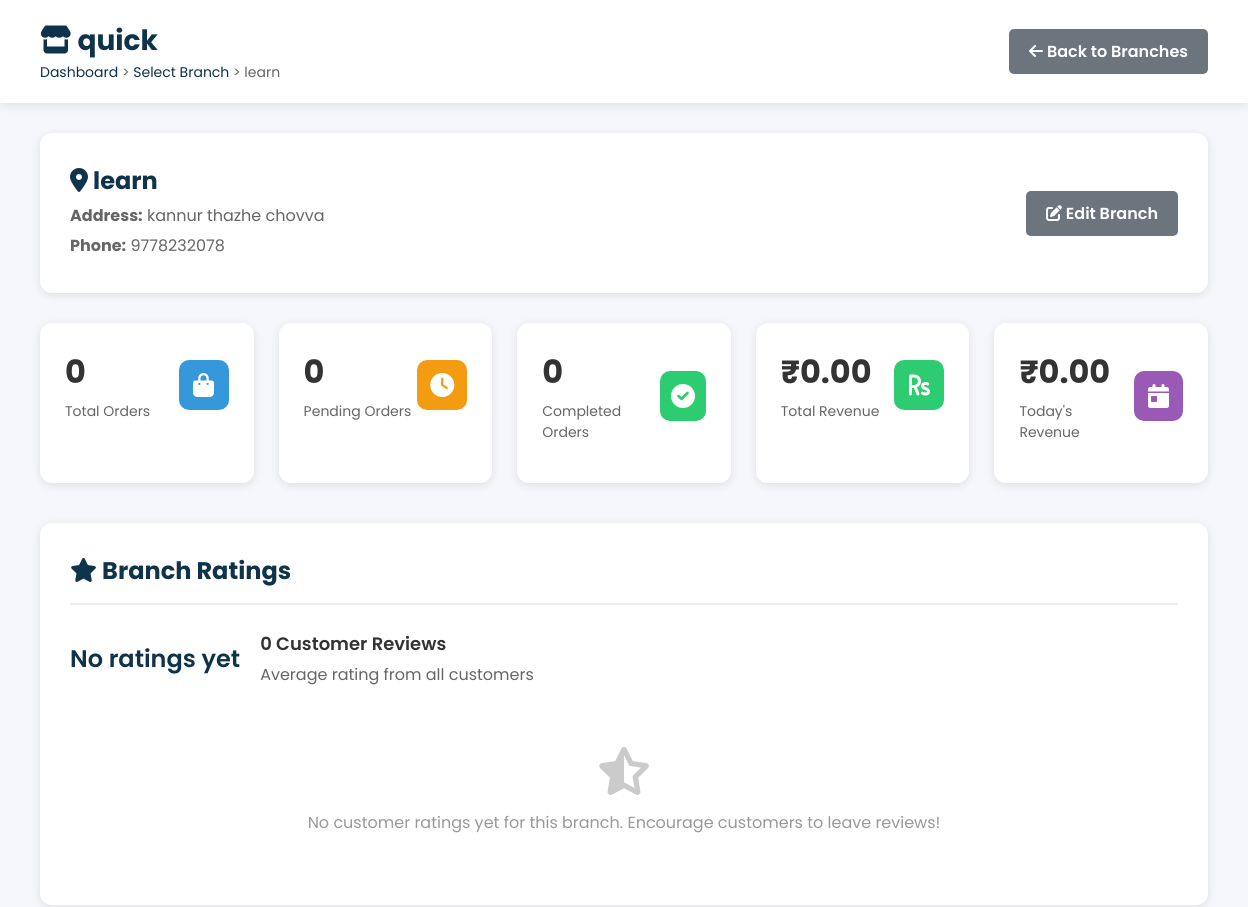
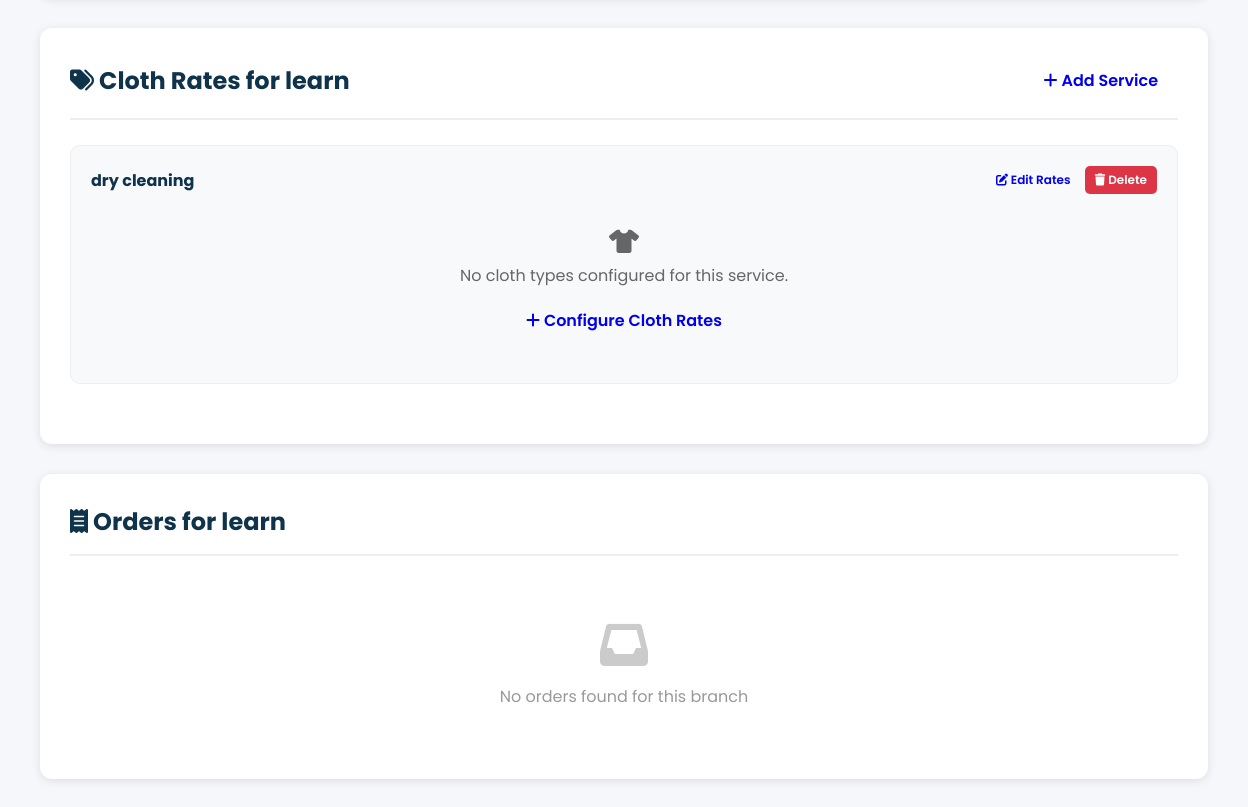
The page /shop/branch/6/orders/ (signed in) on the database as committed earlier (2 pictures, top to bottom).
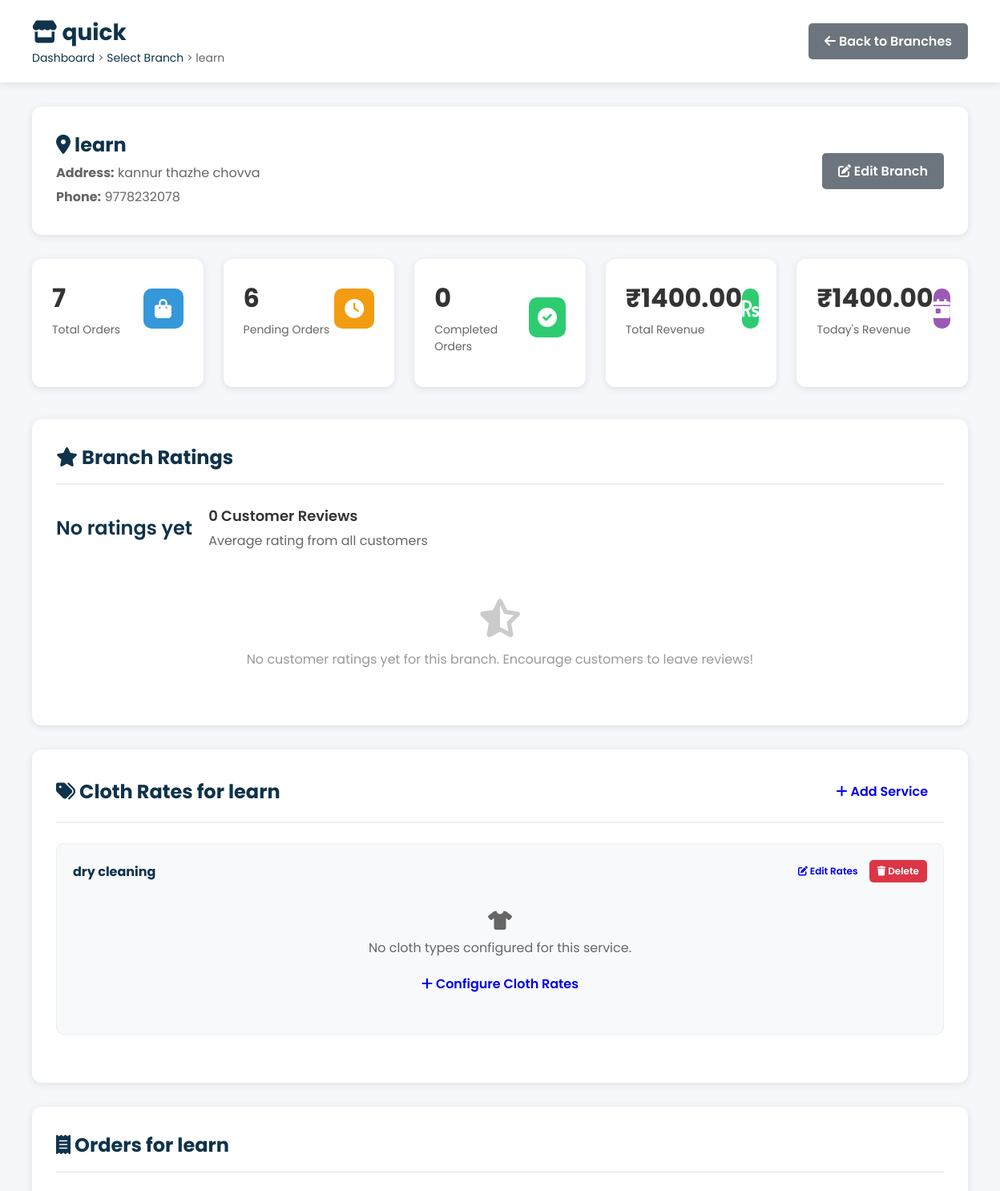
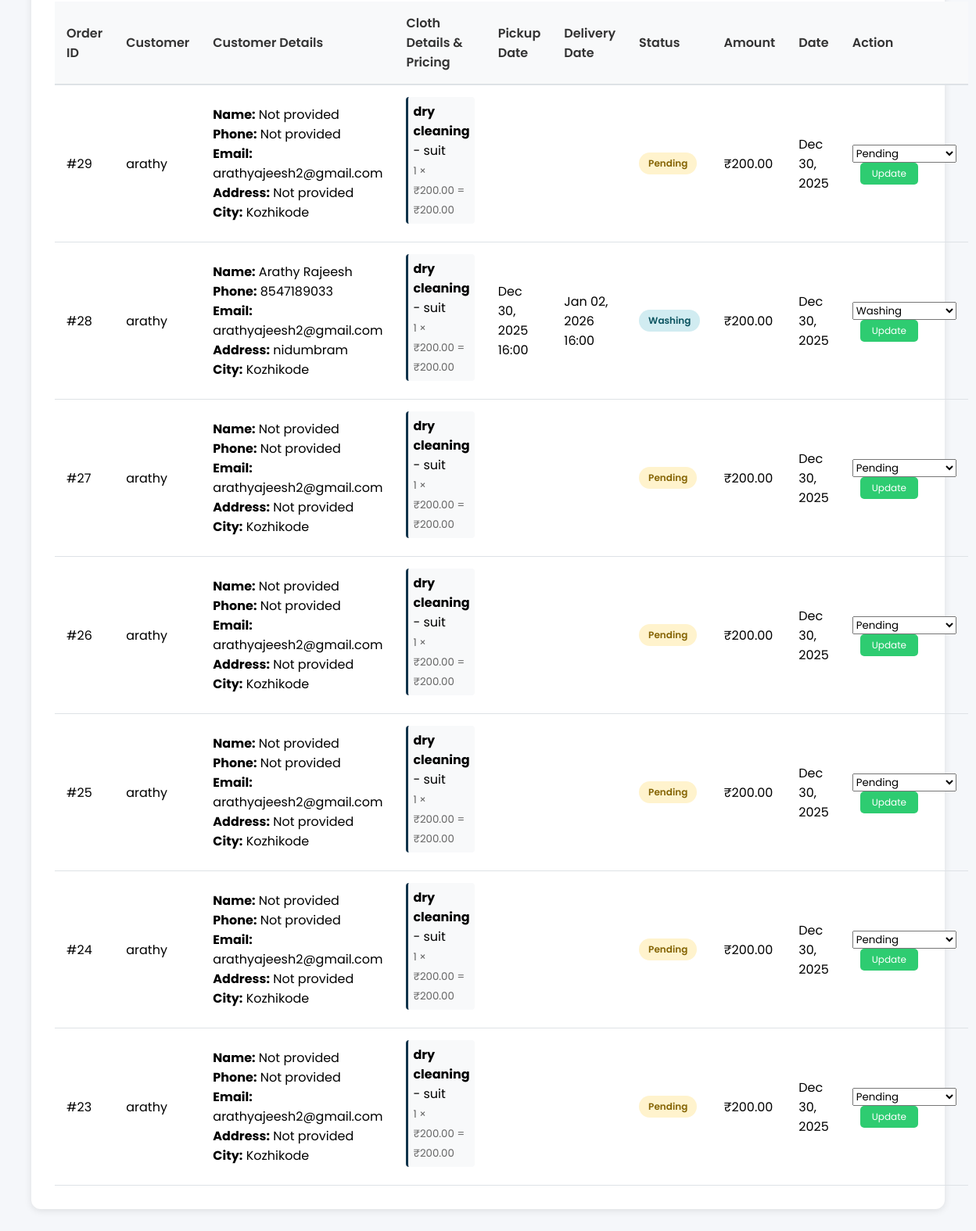
The same page on the database as committed later (2 pictures, top to bottom).
### shop/models.py (models this page shows, shortened)
class Service(models.Model):
    branch = models.ForeignKey(Branch, on_delete=models.CASCADE, related_name='services')
    name = models.CharField(max_length=100)
    price = models.DecimalField(max_digits=10, decimal_places=2, blank=True, null=True)
    cloths = models.ManyToManyField('Cloth', blank=True, related_name='services')
    created_at = models.DateTimeField(default=timezone.now)
    class Meta:
        unique_together = ('branch', 'name')

class Order(models.Model):
    STATUS_CHOICES = [
        ('Pending', 'Pending'),
        ('Washing', 'Washing'),
        ('Drying', 'Drying'),
        ('Ironing', 'Ironing'),
        ('Ready', 'Ready for Pickup'),
        ('Completed', 'Completed'),
    ]
    PAYMENT_CHOICES = [
        ('Pending', 'Pending'),
        ('Completed', 'Completed'),
    ]
    user = models.ForeignKey(User, on_delete=models.CASCADE)
    shop = models.ForeignKey(LaundryShop, on_delete=models.CASCADE)
    branch = models.ForeignKey(Branch, on_delete=models.CASCADE, blank=True, null=True)
    amount = models.DecimalField(max_digits=10, decimal_places=2)
    cloth_status = models.CharField(max_length=20, choices=STATUS_CHOICES, default='Pending')
    payment_status = models.CharField(max_length=20, choices=PAYMENT_CHOICES, default='Pending')
    pickup_date = models.DateTimeField(blank=True, null=True)
    delivery_date = models.DateTimeField(blank=True, null=True)
    delivery_name = models.CharField(max_length=100, blank=True)
    delivery_address = models.TextField(blank=True)
    delivery_phone = models.CharField(max_length=15, blank=True)
    special_instructions = models.TextField(blank=True)
    created_at = models.DateTimeField(default=timezone.now)
    delay_notified = models.BooleanField(default=False)
    thank_you_sent = models.BooleanField(default=False)
    platform_commission = models.DecimalField(max_digits=10, decimal_places=2, default=0, help_text="Platform commission amount")
    shop_amount = models.DecimalField(max_digits=10, decimal_places=2, default=0, help_text="Amount to be transferred to shop")
    razorpay_payment_id = models.CharField(max_length=100, blank=True, null=True, help_text="Razorpay payment ID")
    razorpay_order_id = models.CharField(max_length=100, blank=True, null=True, help_text="Razorpay order ID")
    transfer_id = models.CharField(max_length=100, blank=True, null=True, help_text="Razorpay transfer ID to shop")
    transfer_status = models.CharField(max_length=50, default='Pending', help_text="Status of transfer to shop")

class Profile(models.Model):
    user = models.OneToOneField(User, on_delete=models.CASCADE)
    full_name = models.CharField(max_length=100, blank=True)
    phone = models.CharField(max_length=15, blank=True)
    profile_image = CloudinaryField('image', blank=True, null=True)
    city = models.CharField(max_length=100, blank=True)
    latitude = models.FloatField(blank=True, null=True)
    longitude = models.FloatField(blank=True, null=True)
    email_verified = models.BooleanField(default=False)
    notifications_enabled = models.BooleanField(default=True)
    login_email_sent = models.BooleanField(default=False)

class Cloth(models.Model):
    name = models.CharField(max_length=100, unique=True)
    created_at = models.DateTimeField(default=timezone.now)

class ServiceClothPrice(models.Model):
    service = models.ForeignKey(Service, on_delete=models.CASCADE, related_name='cloth_prices')
    cloth = models.ForeignKey(Cloth, on_delete=models.CASCADE, related_name='service_prices')
    price = models.DecimalField(max_digits=10, decimal_places=2, help_text="Price for this cloth type in this service")
    class Meta:
        unique_together = ('service', 'cloth')

### shop/views.py (the view)
# urls.py: path("shop/branch/<int:branch_id>/orders/", views.branch_orders, name="branch_orders"),
@shop_login_required
def branch_orders(request, branch_id):
    shop_id = request.session.get('shop_id')
    shop = get_object_or_404(LaundryShop, id=shop_id)
    branch = get_object_or_404(Branch, id=branch_id, shop=shop)
    branch_orders = Order.objects.filter(branch=branch).order_by('-created_at')
    total_orders = branch_orders.count()
    pending_orders = branch_orders.filter(cloth_status="Pending").count()
    washing_orders = branch_orders.filter(cloth_status="Washing").count()
    drying_orders = branch_orders.filter(cloth_status="Drying").count()
    ironing_orders = branch_orders.filter(cloth_status="Ironing").count()
    ready_orders = branch_orders.filter(cloth_status="Ready").count()
    completed_orders = branch_orders.filter(cloth_status="Completed").count()
    total_revenue = branch_orders.aggregate(total=Sum('amount'))['total'] or 0
    today_revenue = branch_orders.filter(
        created_at__date=datetime.now().date()
    ).aggregate(total=Sum('amount'))['total'] or 0
    recent_orders = branch_orders.select_related('user').prefetch_related('order_items__service__cloth_prices', 'order_items__cloth')[:20]  # Show more orders on branch page
    services = branch.services.prefetch_related('cloths', 'cloth_prices').all()
    for service in services:
        cloth_prices_dict = {}
        for cloth_price in service.cloth_prices.all():
            cloth_prices_dict[cloth_price.cloth.id] = cloth_price.price
        for cloth in service.cloths.all():
            cloth.price = cloth_prices_dict.get(cloth.id)
    for order in recent_orders:
        order.cloth_pricing_details = []
        for item in order.order_items.all():
            cloth_price_obj = ServiceClothPrice.objects.filter(service=item.service, cloth=item.cloth).first()
            cloth_price = cloth_price_obj.price if cloth_price_obj else 0
            order.cloth_pricing_details.append({
                'service_name': item.service.name,
                'cloth_name': item.cloth.name,
                'quantity': item.quantity,
                'unit_price': cloth_price,
                'total_price': cloth_price * item.quantity
            })
    context = {
        'shop': shop,
        'branch': branch,
        'total_orders': total_orders,
        'pending_orders': pending_orders,
        'washing_orders': washing_orders,
        'drying_orders': drying_orders,
        'ironing_orders': ironing_orders,
        'ready_orders': ready_orders,
        'completed_orders': completed_orders,
        'total_revenue': total_revenue,
        'today_revenue': today_revenue,
        'recent_orders': recent_orders,
        'services': services,
    }
    return render(request, 'branch_orders.html', context)

### shop/views.py (called while the page is built)
def is_shop_logged_in(request):
    return 'shop_id' in request.session

def shop_login_required(view_func):
    from functools import wraps
    @wraps(view_func)
    def wrapper(request, *args, **kwargs):
        if not is_shop_logged_in(request):
            messages.error(request, "Please login to access this page")
            return redirect("shop_login")
        return view_func(request, *args, **kwargs)
    return wrapper

### shop/templates/branch_orders.html (shortened to what the changed rows need)
{% load static %}
<!DOCTYPE html>
<html lang="en">
<head>
    <link rel="stylesheet" href="https://cdnjs.cloudflare.com/ajax/libs/font-awesome/6.0.0-beta3/css/all.min.css">
</head>
<body>
    <div class="header">
        <div>
            <h1><i class="fas fa-store"></i> {{ shop.name }}</h1>
        </div>
    </div>
    <div class="container">
        <div class="branch-info">
            <div class="branch-details">
                <h2><i class="fas fa-map-marker-alt"></i> {{ branch.name }}</h2>
            </div>
        </div>
        <div class="stats-grid">
            <div class="stat-card">
                <div class="stat-card-header">
                    <div>
                        <div class="stat-card-value">{{ total_orders }}</div>
                        <div class="stat-card-label">Total Orders</div>
                    </div>
                </div>
            </div>
            <div class="stat-card">
                <div class="stat-card-header">
                    <div>
                        <div class="stat-card-value">{{ pending_orders }}</div>
                        <div class="stat-card-label">Pending Orders</div>
                    </div>
                </div>
            </div>
            <div class="stat-card">
                <div class="stat-card-header">
                    <div>
                        <div class="stat-card-value">₹{{ total_revenue|floatformat:2 }}</div>
                        <div class="stat-card-label">Total Revenue</div>
                    </div>
                </div>
            </div>
            <div class="stat-card">
                <div class="stat-card-header">
                    <div>
                        <div class="stat-card-value">₹{{ today_revenue|floatformat:2 }}</div>
                        <div class="stat-card-label">Today's Revenue</div>
                    </div>
                </div>
            </div>
        </div>
        <div class="dashboard-section">
            <div class="section-header">
                <h2><i class="fas fa-star"></i> Branch Ratings</h2>
            </div>
        </div>
        <div class="dashboard-section">
            <div class="section-header">
                <h2><i class="fas fa-tags"></i> Cloth Rates for {{ branch.name }}</h2>
            </div>
            {% if branch.services.all %}
                {% for service in branch.services.all %}
                <div style="margin-bottom: 30px; padding: 20px; border: 1px solid #eee; border-radius: 10px; background: #f8f9fa;">
                    <div style="display: flex; justify-content: space-between; align-items: center; margin-bottom: 15px;">
                        <h4 style="color: var(--primary-color); margin: 0;">{{ service.name }}</h4>
                        <div>
                            <a href="{% url 'edit_service' service.id %}" class="btn btn-primary" style="padding: 5px 10px; font-size: 12px;">
                                <i class="fas fa-edit"></i> Edit Rates
                            </a>
                            <form method="post" action="{% url 'delete_service' service.id %}" style="display: inline;" onsubmit="return confirm('Are you sure you want to delete this service?')">
                                <button type="submit" class="btn btn-secondary" style="padding: 5px 10px; font-size: 12px; background: #dc3545;">
                                    <i class="fas fa-trash"></i> Delete
                                </button>
                            </form>
                        </div>
                    </div>
                    {% if service.cloths.all %}
                        <div style="display: grid; grid-template-columns: repeat(auto-fit, minmax(200px, 1fr)); gap: 15px;">
                            {% for cloth in service.cloths.all %}
                                <div style="background: white; padding: 15px; border-radius: 8px; border: 1px solid #ddd; text-align: center;">
                                    <div style="font-weight: 600; color: var(--primary-color); margin-bottom: 8px;">{{ cloth.name }}</div>
                                    <div style="font-size: 18px; font-weight: 700; color: var(--accent-color);">
                                        {% if cloth.price %}
                                            ₹{{ cloth.price|floatformat:2 }}
                                        {% else %}
                                            <span style="color: #999; font-size: 14px;">Not set</span>
                                        {% endif %}
                                    </div>
                                    <div style="font-size: 12px; color: #666; margin-top: 5px;">per cloth</div>
                                </div>
                            {% endfor %}
                        </div>
                    {% else %}
                        <div style="text-align: center; padding: 20px; color: #666;">
                            <i class="fas fa-tshirt" style="font-size: 24px; margin-bottom: 10px;"></i>
                            <p>No cloth types configured for this service.</p>
                            <a href="{% url 'edit_service' service.id %}" class="btn btn-primary" style="margin-top: 10px;">
                                <i class="fas fa-plus"></i> Configure Cloth Rates
                            </a>
                        </div>
                    {% endif %}
                </div>
                {% endfor %}
            {% endif %}
        </div>
        <div class="dashboard-section">
            <div class="section-header">
                <h2><i class="fas fa-receipt"></i> Orders for {{ branch.name }}</h2>
            </div>
            {% if recent_orders %}
            <table class="data-table">
                <thead>
                    <tr>
                        <th>Order ID</th>
                        <th>Customer</th>
                        <th>Customer Details</th>
                        <th>Cloth Details & Pricing</th>
                        <th>Pickup Date</th>
                        <th>Delivery Date</th>
                        <th>Status</th>
                        <th>Amount</th>
                        <th>Date</th>
                        <th>Action</th>
                    </tr>
                </thead>
                <tbody>
                    {% for order in recent_orders %}
                    <tr>
                        <td>#{{ order.id }}</td>
                        <td>{{ order.user.username }}</td>
                        <td>
                            <strong>Name:</strong> {{ order.delivery_name|default:"Not provided" }}<br>
                            <strong>Phone:</strong> {{ order.delivery_phone|default:"Not provided" }}<br>
                            <strong>Email:</strong> {{ order.user.email }}<br>
                            <strong>Address:</strong> {{ order.delivery_address|default:"Not provided"|truncatechars:30 }}<br>
                            <strong>City:</strong> {{ order.user.profile.city|default:"Not provided" }}
                        </td>
                        <td>
                            {% for detail in order.cloth_pricing_details %}
                                <div style="margin-bottom: 8px; padding: 6px; background: #f8f9fa; border-radius: 4px; border-left: 3px solid var(--primary-color);">
                                    <strong>{{ detail.service_name }}</strong> - {{ detail.cloth_name }}<br>
                                    <small style="color: #666;">
                                        {{ detail.quantity }} × ₹{{ detail.unit_price|floatformat:2 }} = ₹{{ detail.total_price|floatformat:2 }}
                                    </small>
                                </div>
                            {% empty %}
                                <span style="color: #999;">No cloth details available</span>
                            {% endfor %}
                        </td>
                        <td>{{ order.pickup_date|date:"M d, Y H:i" }}</td>
                        <td>{{ order.delivery_date|date:"M d, Y H:i" }}</td>
                        <td>
                            <span class="status-badge status-{{ order.cloth_status|lower }}">{{ order.cloth_status }}</span>
                        </td>
                        <td>₹{{ order.amount|floatformat:2 }}</td>
                        <td>{{ order.created_at|date:"M d, Y" }}</td>
                        <td>
                            <select class="status-select" id="status-{{ order.id }}">
                                <option value="Pending" {% if order.cloth_status == "Pending" %}selected{% endif %}>Pending</option>
                                <option value="Washing" {% if order.cloth_status == "Washing" %}selected{% endif %}>Washing</option>
                            </select>
                            <button class="update-btn" onclick="updateOrderStatus({{ order.id }})">
                                Update
                            </button>
                        </td>
                    </tr>
                    {% endfor %}
                </tbody>
            </table>
            {% else %}
            <div class="empty-state">
                <i class="fas fa-inbox"></i>
                <p>No orders found for this branch</p>
            </div>
            {% endif %}
        </div>
    </div>
</body>
</html>

Rows that differ between the two databases and show on the page:
added Order: id "29", user.username "arathy", delivery_name "Not provided", delivery_phone "Not provided", user.email "arathyajeesh2@gmail.com", delivery_address "Not provided", user.profile.city "Kozhikode", {{ detail.service_name }} "dry cleaning", quantity "1", total_price "200.00", cloth_status "Pending", amount "200.00", created_at "Dec 30, 2025", cloth_status+id "Pending"
now on this page (row unchanged): Cloth: cloth_name "suit" "suit" "suit" "suit" "suit" "suit" "suit"
now on this page (row unchanged): ServiceClothPrice: unit_price "200.00" "200.00" "200.00" "200.00" "200.00" "200.00" "200.00"
added Order: id "28", user.username "arathy", delivery_name "Arathy Rajeesh", delivery_phone "8547189033", user.email "arathyajeesh2@gmail.com", delivery_address "nidumbram", user.profile.city "Kozhikode", {{ detail.service_name }} "dry cleaning", quantity "1", total_price "200.00", pickup_date "Dec 30, 2025 16:00", delivery_date "Jan 02, 2026 16:00", cloth_status "Washing", amount "200.00", created_at "Dec 30, 2025", cloth_status+id "Washing"
added Order: id "27", user.username "arathy", delivery_name "Not provided", delivery_phone "Not provided", user.email "arathyajeesh2@gmail.com", delivery_address "Not provided", user.profile.city "Kozhikode", {{ detail.service_name }} "dry cleaning", quantity "1", total_price "200.00", cloth_status "Pending", amount "200.00", created_at "Dec 30, 2025", cloth_status+id "Pending"
added Order: id "26", user.username "arathy", delivery_name "Not provided", delivery_phone "Not provided", user.email "arathyajeesh2@gmail.com", delivery_address "Not provided", user.profile.city "Kozhikode", {{ detail.service_name }} "dry cleaning", quantity "1", total_price "200.00", cloth_status "Pending", amount "200.00", created_at "Dec 30, 2025", cloth_status+id "Pending"
added Order: id "25", user.username "arathy", delivery_name "Not provided", delivery_phone "Not provided", user.email "arathyajeesh2@gmail.com", delivery_address "Not provided", user.profile.city "Kozhikode", {{ detail.service_name }} "dry cleaning", quantity "1", total_price "200.00", cloth_status "Pending", amount "200.00", created_at "Dec 30, 2025", cloth_status+id "Pending"
added Order: id "24", user.username "arathy", delivery_name "Not provided", delivery_phone "Not provided", user.email "arathyajeesh2@gmail.com", delivery_address "Not provided", user.profile.city "Kozhikode", {{ detail.service_name }} "dry cleaning", quantity "1", total_price "200.00", cloth_status "Pending", amount "200.00", created_at "Dec 30, 2025", cloth_status+id "Pending"
added Order: id "23", user.username "arathy", delivery_name "Not provided", delivery_phone "Not provided", user.email "arathyajeesh2@gmail.com", delivery_address "Not provided", user.profile.city "Kozhikode", {{ detail.service_name }} "dry cleaning", quantity "1", total_price "200.00", cloth_status "Pending", amount "200.00", created_at "Dec 30, 2025", cloth_status+id "Pending"
Other text that changed with them:
{{ total_orders }}: "0" → "7"
{{ pending_orders }}: "0" → "6"
{{ total_revenue|floatformat:2 }}: "0.00" → "1400.00"
{{ today_revenue|floatformat:2 }}: "0.00" → "1400.00"
text no longer shown: "No orders found for this branch"
text now shown: "Order ID Customer Customer Details Cloth Details & Pricing Pickup Date Delivery Date Status Amount Date Action"
